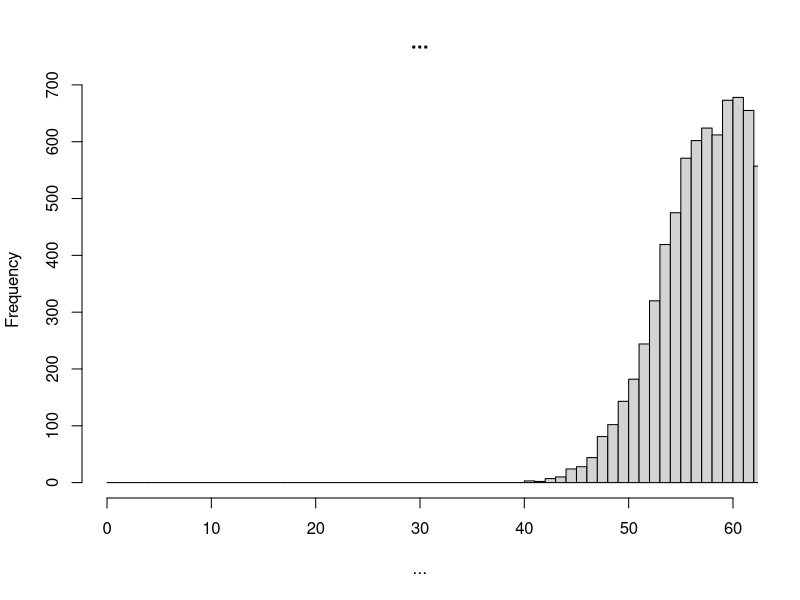
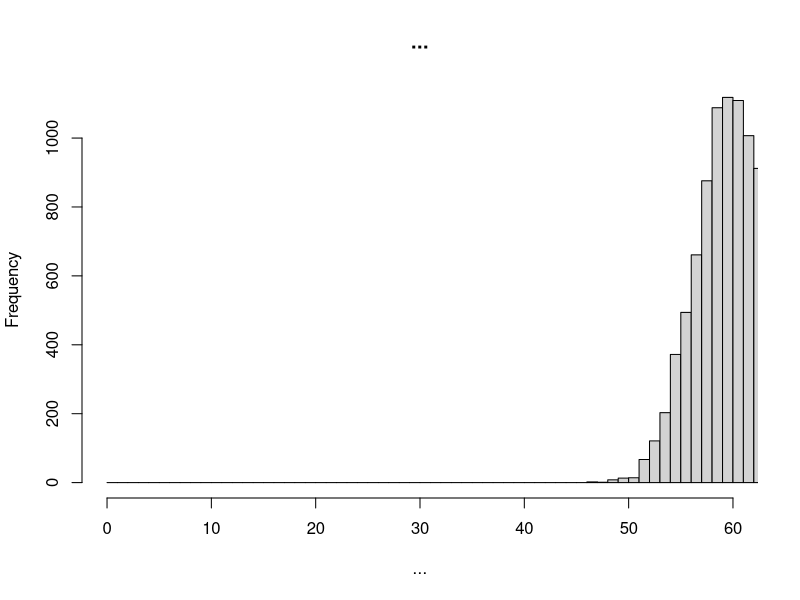
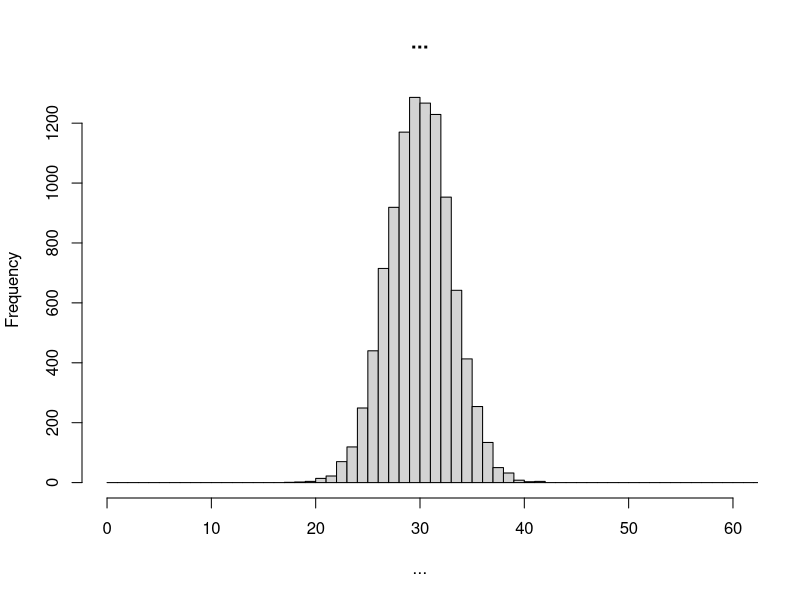

The R script that drew these images, in order:

### SIMULATION FROM EXPONENTIAL MODEL
n = 100
theta = 60
sigma.exp = theta
sd.exp <- (sigma.exp)/(sqrt(n))
xbar.exp = rep( NA, 10000 )
for ( i in 1:10000 )
{
  x = rexp( n, 1/theta )
  xbar.exp[i] = mean(x)
}
hist( xbar.exp, xlim=c(0,60), breaks=seq(0,1000,1), main="...", xlab="..." )
mean.exp <- mean(xbar.exp)
se.exp <- sd(xbar.exp)
### SIMULATION FROM UNIFORM MODEL
theta1 = 0
theta2 = 120
mu <- (theta1 + theta2)/2
sigma.uni <- sqrt((theta2-theta1)^2/12)
sd.uni <- sigma.uni / sqrt(n)
xbar.unif = rep( NA, 10000 )
for ( i in 1:10000 )
{
  x = runif( n, theta1, theta2 )
  xbar.unif[i] = mean(x)
}
hist( xbar.unif, xlim=c(0,60), breaks=seq(0,1000,1), main="...", xlab="..." )
mean.unif <- mean(xbar.unif)
se.unif <- sd(xbar.unif)
### SIMULATION FROM NORMAL MODEL
mu = 30
sigma = 30
sd.norm <- sigma / sqrt(n)
xbar.norm = rep( NA, 10000 )
for ( i in 1:10000 )
{
  x = rnorm( n, mu, sigma )
  xbar.norm[i] = mean(x)
}
hist( xbar.norm, xlim=c(0,60), breaks=seq(0,1000,1), main="...", xlab="..." )
mean.norm <- mean(xbar.norm)
se.norm <- sd(xbar.norm)

